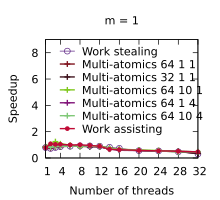

Here is the gnuplot script that generated this plot:
set title "m = 1"
set terminal pdf size 2.2,2.0
set output "./results/LUD_n___256,_m___1.pdf"
set key on
set key top left Left reverse
set key samplen 1.4
set xrange [1:32]
set xtics (1, 4, 8, 12, 16, 20, 24, 28, 32)
set xlabel "Number of threads"
set yrange [0:9]
set ytics (0, 2, 4, 6, 8)
set ylabel "Speedup"
plot './results/LUD_n___256,_m___1.dat' using 1:2 title "Work stealing" pointsize 0.7 lw 1 pt 6 linecolor rgb "#5B2182" with linespoints, \
  './results/LUD_n___256,_m___1.dat' using 1:3 title "Multi-atomics 64 1 1" pointsize 0.7 lw 2 pt 1 linecolor rgb "#80141E" with linespoints, \
  './results/LUD_n___256,_m___1.dat' using 1:4 title "Multi-atomics 32 1 1" pointsize 0.7 lw 2 pt 1 linecolor rgb "#40141E" with linespoints, \
  './results/LUD_n___256,_m___1.dat' using 1:5 title "Multi-atomics 64 10 1" pointsize 0.7 lw 2 pt 1 linecolor rgb "#80C81E" with linespoints, \
  './results/LUD_n___256,_m___1.dat' using 1:6 title "Multi-atomics 64 1 4" pointsize 0.7 lw 2 pt 1 linecolor rgb "#801478" with linespoints, \
  './results/LUD_n___256,_m___1.dat' using 1:7 title "Multi-atomics 64 10 4" pointsize 0.7 lw 2 pt 1 linecolor rgb "#80C878" with linespoints, \
  './results/LUD_n___256,_m___1.dat' using 1:8 title "Work assisting" pointsize 0.4 lw 2 pt 7 linecolor rgb "#C00A35" with linespoints
